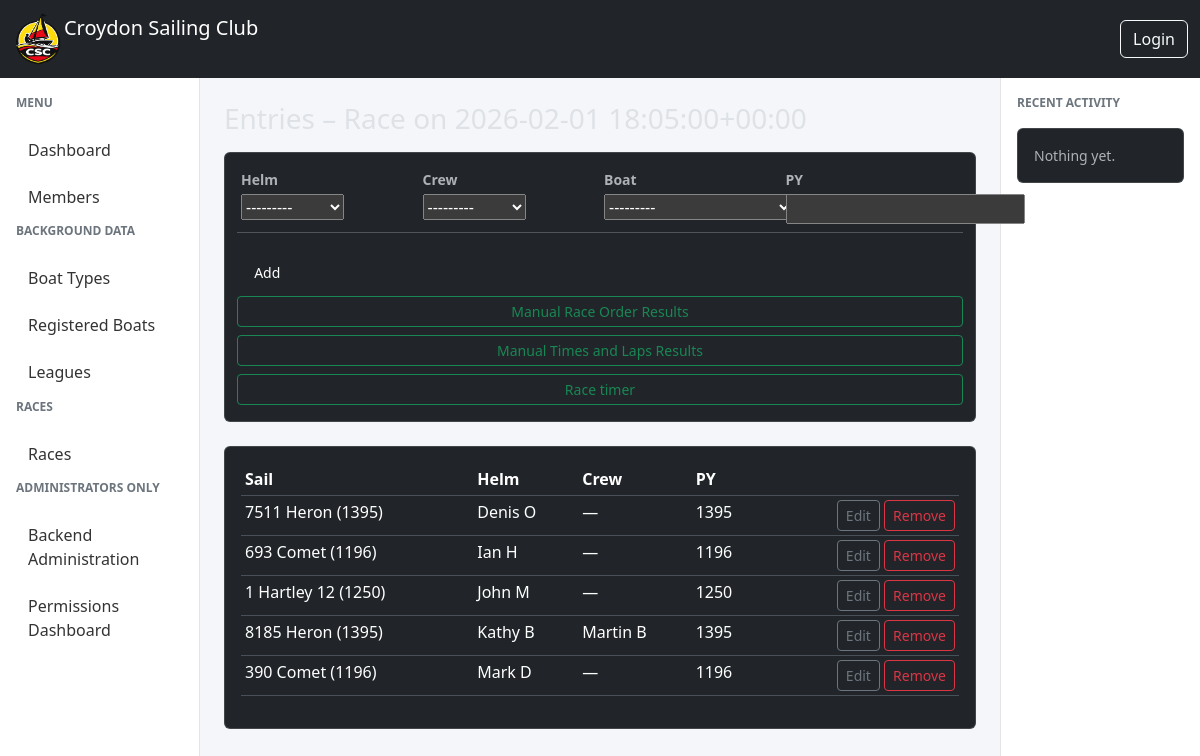
Page /races/22/entries/ on the committed database.
### races/models.py (models this page shows, shortened)
class Race(models.Model):
    event = models.OneToOneField(Event, on_delete=models.CASCADE)
    league = models.ForeignKey(
        "races.League",
        on_delete=models.SET_NULL,
        null=True,
        blank=True,
        related_name="races",
    )
    race_officer = models.ForeignKey(
        settings.AUTH_USER_MODEL,
        on_delete=models.SET_NULL,
        null=True,
        related_name="races_as_ro",
    )
    assistant_race_officer = models.ForeignKey(
        settings.AUTH_USER_MODEL,
        on_delete=models.SET_NULL,
        null=True,
        blank=True,
        related_name="races_as_aro",
    )
    class RaceStatus(models.TextChoices):
        DRAFT = "draft", "Draft"
        OPEN = "open", "Open"
        RUNNING = "running", "Running"
        FINISHED = "finished", "Finished"
        VERIFIED = "verified", "Verified"
        LOCKED = "locked", "Locked"
    status = models.CharField(
        max_length=20,
        choices=RaceStatus.choices,
        default=RaceStatus.DRAFT,
    )
    def __str__(self):
        return f"Race on {self.event.start_datetime}"

class Event(models.Model):
    class EventType(models.TextChoices):
        RACE = "race", "Race"
        MEETING = "meeting", "Meeting"
        WORKPARTY = "workparty", "Work Party"
    start_datetime = models.DateTimeField()
    type = models.CharField(max_length=20, choices=EventType.choices)
    created_by = models.ForeignKey(
        settings.AUTH_USER_MODEL,
        on_delete=models.SET_NULL,
        null=True,
        related_name="events_created",
    )
    created_at = models.DateTimeField(auto_now_add=True)
    is_active = models.BooleanField(default=True)

class RaceEntry(models.Model):
    race = models.ForeignKey(Race, on_delete=models.CASCADE, related_name="entries")
    helm = models.ForeignKey(
        settings.AUTH_USER_MODEL,
        on_delete=models.CASCADE,
        related_name="races_as_helm",
    )
    crew = models.ForeignKey(
        settings.AUTH_USER_MODEL,
        on_delete=models.SET_NULL,
        null=True,
        blank=True,
        related_name="races_as_crew",
    )
    boat = models.ForeignKey(
        "races.RegisteredBoat",
        on_delete=models.PROTECT,
    )
    boat_type_name = models.CharField(max_length=200)
    py_used = models.IntegerField()
    finish_position = models.PositiveIntegerField(null=True, blank=True)
    laps = models.PositiveIntegerField(null=True, blank=True)
    elapsed_seconds = models.PositiveIntegerField(null=True, blank=True)
    class ResultStatus(models.TextChoices):
        FINISHED = "finished", "Finished"
        DNF = "dnf", "Did Not Finish"
        DSQ = "dsq", "Disqualified"
    result_status = models.CharField(
        max_length=20,
        choices=ResultStatus.choices,
        default=ResultStatus.FINISHED,
    )
    created_at = models.DateTimeField(auto_now_add=True)
    class Meta:
        constraints = [
            models.UniqueConstraint(fields=["race", "boat"], name="unique_boat_per_race"),
            models.UniqueConstraint(fields=["race", "helm"], name="unique_helm_per_race"),
        ]

class RegisteredBoat(models.Model):
    sail_number = models.CharField(max_length=20)
    boat_type = models.ForeignKey(BoatType,on_delete=models.CASCADE)
    def __str__(self):
        return f'{self.sail_number} {self.boat_type}'

class BoatType(models.Model):
    name = models.CharField(max_length=100)
    description = models.CharField(max_length=255, blank=True)
    py = models.IntegerField(
        "Portsmouth Yardstick",
        validators=[
            MinValueValidator(1000),
            MaxValueValidator(2000),
        ],
    )
    def __str__(self):
        return f'{self.name} ({self.py})'

### members/models.py (models this page shows, shortened)
class Member(AbstractUser):
    username = models.CharField(
        max_length=150,
        unique=True,
        null=True,
        blank=True,
        verbose_name="Alias"
    )
    email = models.EmailField(
        unique=True,
        verbose_name="Email Address"
    )
    full_name = models.CharField(
        max_length=255,
        blank=True,
        help_text="Full name as an alternative to first and last name"
    )
    email_verified = models.BooleanField(
        default=False,
        help_text="Designates whether the user's email has been verified"
    )
    default_boat = models.ForeignKey(
        "races.RegisteredBoat",
        on_delete=models.SET_NULL,
        null=True,
        blank=True,
        related_name="default_for_members",
    )
    USERNAME_FIELD = "email"
    REQUIRED_FIELDS = ["username"]

### races/views.py (the view)
# urls.py: path("<int:pk>/entries/", RaceEntryListView.as_view(), name="race-entries"),
class RaceEntryListView(DetailView):
    model = Race
    template_name = "races/race_entries.html"
    context_object_name = "race"
    def get_context_data(self, **kwargs):
        context = super().get_context_data(**kwargs)
        context["entries"] = self.object.entries.select_related("helm", "crew", "boat")
        context["form"] = RaceEntryForm(race=self.object)
        context["existing_helms"] = list(
            self.object.entries.values_list("helm_id", flat=True)
        )
        context["existing_crew"] = list(
            self.object.entries.values_list("crew_id", flat=True)
        )
        context["existing_boats"] = list(
            self.object.entries.values_list("boat_id", flat=True)
        )
        return context

### races/forms.py (shortened to what this page needs)
class RaceEntryForm(forms.ModelForm):
    class Meta:
        model = RaceEntry
        fields = ["helm", "crew", "boat", "py_used"]
    def __init__(self, *args, race=None, **kwargs):
        self.race = race
        super().__init__(*args, **kwargs)
        self.fields["helm"].queryset = Member.objects.order_by("username")
        self.fields["crew"].queryset = Member.objects.order_by("username")
        self.fields["helm"].label_from_instance = lambda obj: obj.username
        self.fields["crew"].label_from_instance = lambda obj: obj.username
        self.fields["boat"].queryset = RegisteredBoat.objects.select_related("boat_type")

### races/templates/races/race_entries.html (shortened to what this page needs)
{% extends "base.html" %}
{% block content %}
<h3 class="mb-3">
    Entries – {{ race }}
</h3>
<div class="card mb-4">
    <div class="card-body">
        <form method="post"
            action="{% if editing_entry %}
                        {% url 'race-entry-edit' race.pk editing_entry.pk %}
                    {% else %}
                        {% url 'race-entry-add' race.pk %}
                    {% endif %}">
            <div class="row g-2 mb-1 fw-semibold small text-muted">
                <div class="col-md-3">Helm</div>
                <div class="col-md-3">Crew</div>
                <div class="col-md-3">Boat</div>
                <div class="col-md-2">PY</div>
                <div class="col-md-1"></div>
            </div>
            <div class="row g-2">
                <div class="col-md-3" >{{ form.helm }}</div>
                <div class="col-md-3" >{{ form.crew }}</div>
                <div class="col-md-3" >{{ form.boat }}</div>
                <div class="col-md-2" >{{ form.py_used }}</div>
                <hr>
                <div class="col-md-1">
                    <button id="add-entry-btn" class="btn btn-dark btn-sm w-100">{% if editing_entry %}Save{% else %}Add{% endif %}</button>
                </div>
                <a href="{% url 'race-results-manual' race.pk %}"
                    class="btn btn-sm btn-outline-success">
                    Manual Race Order Results
                </a>
                <a href="{% url 'race-results-timed' race.pk %}"
                    class="btn btn-sm btn-outline-success">
                    Manual Times and Laps Results
                </a>
                <a href="{% url 'race-timer' race.pk %}"
                    class="btn btn-sm btn-outline-success">
                    Race timer
                </a>
            </div>
        </form>
    </div>
</div>
<div class="card">
    <div class="card-body">
        <table class="table table-sm">
            <thead>
                <tr>
                    <th>Sail</th>
                    <th>Helm</th>
                    <th>Crew</th>
                    <th>PY</th>
                    <th></th>
                </tr>
            </thead>
            <tbody>
            {% for e in entries %}
                <tr>
                    <td>{{ e.boat }}</td>
                    <td>{{ e.helm.username }}</td>
                    <td>{{ e.crew.username|default:"—" }}</td>
                    <td>{{ e.py_used }}</td>
                    <td class="text-end">
                        <a href="{% url 'race-entry-edit' race.pk e.pk %}"
                        class="btn btn-sm btn-outline-secondary">
                            Edit
                        </a>
                        <a href="{% url 'race-entry-delete' race.pk e.pk %}"
                        class="btn btn-sm btn-outline-danger"
                        onclick="return confirm('Remove this entry?');">
                            Remove
                        </a>
                    </td>
                </tr>
            {% empty %}
                <tr>
                    <td colspan="4" class="text-muted text-center">
                        No entries yet
                    </td>
                </tr>
            {% endfor %}
            </tbody>
        </table>
    </div>
</div>
{% endblock %}

### csc_manager/templates/base.html (style rules this page uses)
body { background-color: #f4f6f9; }

### rows in the picture
Race: event.start_datetime "Race on 2026-02-01 18:05:00+00:00"
RaceEntry: boat "7511 Heron (1395)", helm.username "Denis O", crew.username "—", py_used "1395"
RaceEntry: boat "693 Comet (1196)", helm.username "Ian H", crew.username "—", py_used "1196"
RaceEntry: boat "1 Hartley 12 (1250)", helm.username "John M", crew.username "—", py_used "1250"
RaceEntry: boat "8185 Heron (1395)", helm.username "Kathy B", crew.username "Martin B", py_used "1395"
RaceEntry: boat "390 Comet (1196)", helm.username "Mark D", crew.username "—", py_used "1196"
